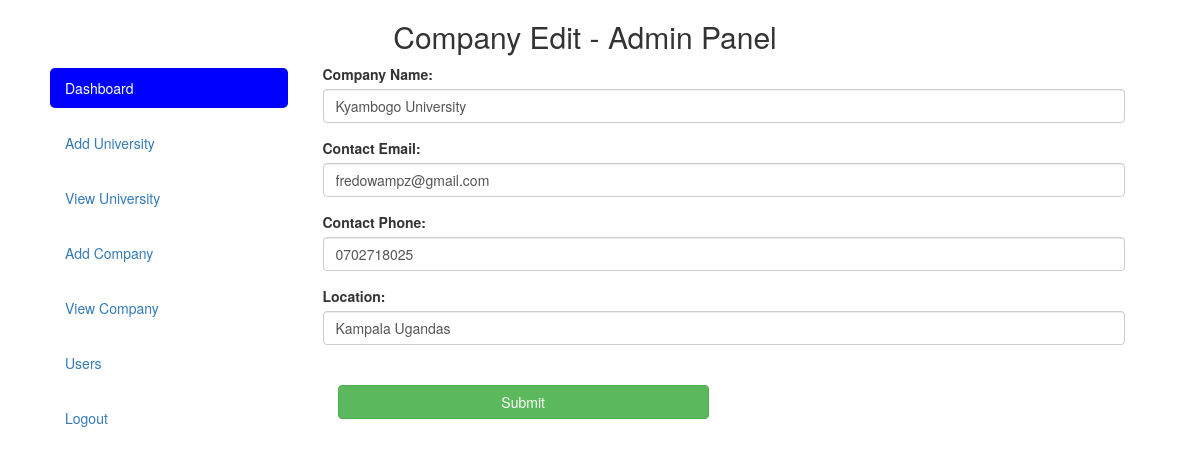
The page /admin/company-edit.php?co=KYA7215 (signed in) on the database its author committed.
### tables this page shows
CREATE TABLE `company` (
  `id` int(11) NOT NULL,
  `CID` varchar(30) NOT NULL,
  `name` varchar(200) NOT NULL,
  `location` varchar(300) NOT NULL,
  `email` varchar(100) NOT NULL,
  `password` varchar(100) NOT NULL,
  `phone` varchar(15) NOT NULL,
  `logo` text NOT NULL,
  `submitteddate` varchar(30) NOT NULL,
  `updated` timestamp(6) NOT NULL DEFAULT CURRENT_TIMESTAMP(6),
  `deleted` int(11) NOT NULL DEFAULT '0',
  `deleteddate` varchar(30) NOT NULL
);

### admin/company-edit.php (the view, shortened to what this page needs)
<?php include 'comp/header.php'; ?>
  <?php
      include 'conn/conn.php';
        $CID = $_REQUEST['co'];
        $co_info = $conn->query("SELECT * FROM company WHERE CID = '$CID' LIMIT 1")->fetch_assoc();
     ?>
      <div class="col-md-9">
        <form method="POST">
          <div class="text-center col-md-12"><?php echo $error; ?></div>
            <div class="form-group">
              <label for="email">Company Name:</label>
              <input type="text" class="form-control" placeholder="Enter company name" name="name" value="<?php echo $co_info['name']; ?>" required="">
            </div>
            <div class="form-group">
              <label for="email">Contact Email:</label>
              <input type="email" class="form-control" id="email" placeholder="Enter email" value="<?php echo $co_info['email']; ?>" name="email" required="">
            </div>
            <div class="form-group">
              <label for="email">Contact Phone:</label>
              <input type="text" class="form-control" id="phone" placeholder="Enter phone" value="<?php echo $co_info['phone']; ?>" name="phone" required="">
            </div>
            <div class="form-group">
              <label for="pwd">Location:</label>
              <input type="text" class="form-control" id="pwd" placeholder="Enter location" value="<?php echo $co_info['location']; ?>" name="location" required="">
            </div>
            <div class="form-group col-md-6 pt-4">
              <label for="inputCity">&nbsp;</label><br>
              <button type="submit" class="btn btn-success btn-block" name="update-company">Submit</button>
            </div>
        </form>
      </div>
    </div>
  </div>
  </body>
</html>

### rows shown on the page
company: name "Kyambogo University", email "fredowampz@gmail.com", phone "0702718025", location "Kampala Ugandas"

### other values the page prints
$title "Company Edit"
